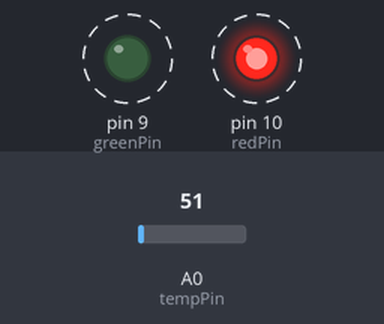
This sketch was run on a simulated Arduino Uno, built with avr-gcc and run on an emulated ATmega328P. Parts: output pins drawn as LEDs (lit = HIGH). Dashed ring = blinking. Inputs (shaded band) come from the test bench; at power-on: A0 (tempPin) = 51. What the sketch prints to the serial monitor is not drawn.

Above: at 0.1 s.
Timing chart, 0 to 3.0 s (numbered marks = the images above):
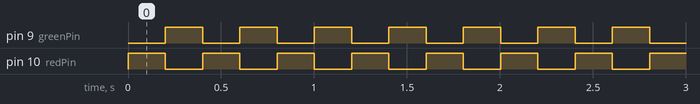

The sketch:

sketch.ino
```cpp
// read mcp9700 temperature sensor

float temp;
float calibration = -55;
int tempPin = 0;

int redPin = 10;
int greenPin = 9;

void setup()
{
	Serial.begin(9600);
	pinMode(tempPin, INPUT);
	pinMode(redPin, OUTPUT);
	pinMode(greenPin, OUTPUT);
}

void loop()
{
	temp = analogRead(tempPin) * 5 / 1024.0;
	temp = temp / 0.01;
	temp = temp + calibration;

	digitalWrite(redPin, HIGH);
	digitalWrite(greenPin, LOW);

	Serial.print("Temp:");
	Serial.print (temp);
	Serial.println(" C");
	delay(200);

	digitalWrite(redPin, LOW);
	digitalWrite(greenPin, HIGH);
	delay(200);
}
```

Measured:
- by itself, pin 9 (greenPin), pin 10 (redPin): alternates HIGH for 0.20 s and LOW for 0.20 s
